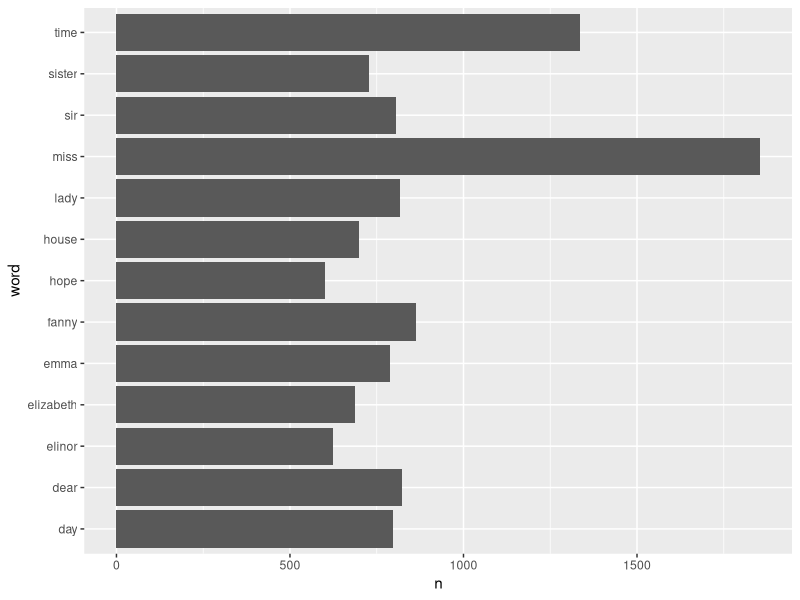
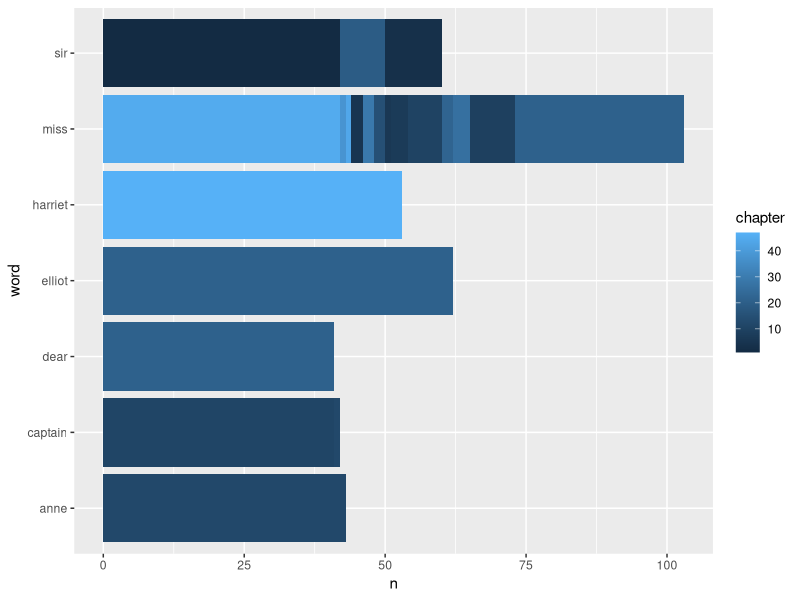

Source code (R) for these figures, in order:
library(tidyverse)
library(tidytext)
library(stringr)
library(janeaustenr)

#This code from the TidyText mining website 
#https://www.tidytextmining.com/sentiment.html

#Creating a tibble that has sentances organized into chapter and line
original_books <- austen_books() %>% group_by(book) %>% mutate(linenumber = row_number(),
         chapter = cumsum(str_detect(text, regex("^chapter [\\divxlc]",
                                                 ignore_case = TRUE)))) %>%
  ungroup()

#Tokanizing the sentances so that each row is a word 
tidy_book <- original_books %>% unnest_tokens(word,text)

data(stop_words)

#Cleaning up tibble and removing common words that arnt helpful for analysis
tidy_book <- tidy_book %>% anti_join(stop_words)

tidy_book %>% count(word, ,sort=T) %>% filter(n > 600) %>% ggplot(aes(x=word, y=n)) + geom_col() +coord_flip()

tidy_book %>% group_by(chapter) %>% count(word,sort=T) %>% filter(n >40) %>% ggplot(aes(x=word, y=n, fill=chapter)) + geom_col(position = 'identity') + coord_flip()
 
